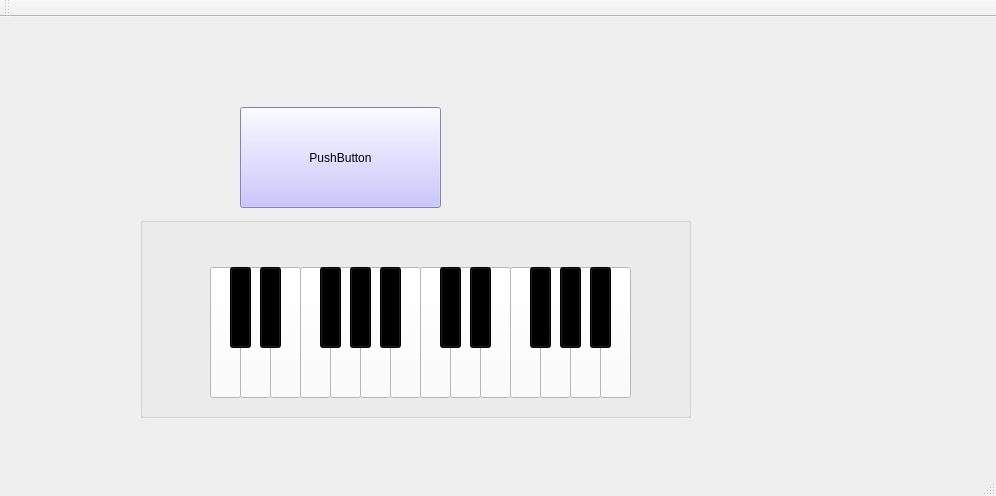
<?xml version="1.0" encoding="UTF-8"?>
<ui version="4.0">
 <class>MainWindow</class>
 <widget class="QMainWindow" name="MainWindow">
  <property name="geometry">
   <rect>
    <x>0</x>
    <y>0</y>
    <width>996</width>
    <height>496</height>
   </rect>
  </property>
  <property name="windowTitle">
   <string>MainWindow</string>
  </property>
  <widget class="QWidget" name="centralWidget">
   <widget class="QGroupBox" name="groupBox_2">
    <property name="geometry">
     <rect>
      <x>140</x>
      <y>200</y>
      <width>551</width>
      <height>201</height>
     </rect>
    </property>
    <property name="title">
     <string/>
    </property>
    <widget class="QPushButton" name="pushButton_21">
     <property name="geometry">
      <rect>
       <x>300</x>
       <y>50</y>
       <width>21</width>
       <height>81</height>
      </rect>
     </property>
     <property name="styleSheet">
      <string notr="true">background-color: rgb(0, 0, 0);
alternate-background-color: rgb(74, 74, 74);</string>
     </property>
     <property name="text">
      <string/>
     </property>
    </widget>
    <widget class="QPushButton" name="pushButton_15">
     <property name="geometry">
      <rect>
       <x>310</x>
       <y>50</y>
       <width>31</width>
       <height>131</height>
      </rect>
     </property>
     <property name="styleSheet">
      <string notr="true">background-color: rgb(255, 255, 255);
alternate-background-color: rgb(208, 208, 208);</string>
     </property>
     <property name="text">
      <string/>
     </property>
    </widget>
    <widget class="QPushButton" name="pushButton_23">
     <property name="geometry">
      <rect>
       <x>420</x>
       <y>50</y>
       <width>21</width>
       <height>81</height>
      </rect>
     </property>
     <property name="styleSheet">
      <string notr="true">background-color: rgb(0, 0, 0);
alternate-background-color: rgb(74, 74, 74);</string>
     </property>
     <property name="text">
      <string/>
     </property>
    </widget>
    <widget class="QPushButton" name="pushButton_5">
     <property name="geometry">
      <rect>
       <x>220</x>
       <y>50</y>
       <width>31</width>
       <height>131</height>
      </rect>
     </property>
     <property name="styleSheet">
      <string notr="true">background-color: rgb(255, 255, 255);
alternate-background-color: rgb(208, 208, 208);</string>
     </property>
     <property name="text">
      <string/>
     </property>
    </widget>
    <widget class="QPushButton" name="pushButton_17">
     <property name="geometry">
      <rect>
       <x>180</x>
       <y>50</y>
       <width>21</width>
       <height>81</height>
      </rect>
     </property>
     <property name="styleSheet">
      <string notr="true">background-color: rgb(0, 0, 0);
alternate-background-color: rgb(74, 74, 74);</string>
     </property>
     <property name="text">
      <string/>
     </property>
    </widget>
    <widget class="QPushButton" name="pushButton_11">
     <property name="geometry">
      <rect>
       <x>400</x>
       <y>50</y>
       <width>31</width>
       <height>131</height>
      </rect>
     </property>
     <property name="styleSheet">
      <string notr="true">background-color: rgb(255, 255, 255);
alternate-background-color: rgb(208, 208, 208);</string>
     </property>
     <property name="text">
      <string/>
     </property>
    </widget>
    <widget class="QPushButton" name="pushButton_19">
     <property name="geometry">
      <rect>
       <x>240</x>
       <y>50</y>
       <width>21</width>
       <height>81</height>
      </rect>
     </property>
     <property name="styleSheet">
      <string notr="true">background-color: rgb(0, 0, 0);
alternate-background-color: rgb(74, 74, 74);</string>
     </property>
     <property name="text">
      <string/>
     </property>
    </widget>
    <widget class="QPushButton" name="pushButton_3">
     <property name="geometry">
      <rect>
       <x>160</x>
       <y>50</y>
       <width>31</width>
       <height>131</height>
      </rect>
     </property>
     <property name="styleSheet">
      <string notr="true">background-color: rgb(255, 255, 255);
alternate-background-color: rgb(208, 208, 208);</string>
     </property>
     <property name="text">
      <string/>
     </property>
    </widget>
    <widget class="QPushButton" name="pushButton_7">
     <property name="geometry">
      <rect>
       <x>190</x>
       <y>50</y>
       <width>31</width>
       <height>131</height>
      </rect>
     </property>
     <property name="styleSheet">
      <string notr="true">background-color: rgb(255, 255, 255);
alternate-background-color: rgb(208, 208, 208);</string>
     </property>
     <property name="text">
      <string/>
     </property>
    </widget>
    <widget class="QPushButton" name="pushButton_8">
     <property name="geometry">
      <rect>
       <x>250</x>
       <y>50</y>
       <width>31</width>
       <height>131</height>
      </rect>
     </property>
     <property name="styleSheet">
      <string notr="true">background-color: rgb(255, 255, 255);
alternate-background-color: rgb(208, 208, 208);</string>
     </property>
     <property name="text">
      <string/>
     </property>
    </widget>
    <widget class="QPushButton" name="pushButton_2">
     <property name="geometry">
      <rect>
       <x>100</x>
       <y>50</y>
       <width>31</width>
       <height>131</height>
      </rect>
     </property>
     <property name="styleSheet">
      <string notr="true">background-color: rgb(255, 255, 255);
alternate-background-color: rgb(208, 208, 208);</string>
     </property>
     <property name="text">
      <string/>
     </property>
    </widget>
    <widget class="QPushButton" name="pushButton_14">
     <property name="geometry">
      <rect>
       <x>120</x>
       <y>50</y>
       <width>21</width>
       <height>81</height>
      </rect>
     </property>
     <property name="styleSheet">
      <string notr="true">background-color: rgb(0, 0, 0);
alternate-background-color: rgb(74, 74, 74);</string>
     </property>
     <property name="text">
      <string/>
     </property>
    </widget>
    <widget class="QPushButton" name="pushButton_16">
     <property name="geometry">
      <rect>
       <x>370</x>
       <y>50</y>
       <width>31</width>
       <height>131</height>
      </rect>
     </property>
     <property name="styleSheet">
      <string notr="true">background-color: rgb(255, 255, 255);
alternate-background-color: rgb(208, 208, 208);</string>
     </property>
     <property name="text">
      <string/>
     </property>
    </widget>
    <widget class="QPushButton" name="pushButton_18">
     <property name="geometry">
      <rect>
       <x>210</x>
       <y>50</y>
       <width>21</width>
       <height>81</height>
      </rect>
     </property>
     <property name="styleSheet">
      <string notr="true">background-color: rgb(0, 0, 0);
alternate-background-color: rgb(74, 74, 74);</string>
     </property>
     <property name="text">
      <string/>
     </property>
    </widget>
    <widget class="QPushButton" name="pushButton_9">
     <property name="geometry">
      <rect>
       <x>340</x>
       <y>50</y>
       <width>31</width>
       <height>131</height>
      </rect>
     </property>
     <property name="styleSheet">
      <string notr="true">background-color: rgb(255, 255, 255);
selection-color: rgb(29, 40, 255);
selection-background-color: rgb(82, 215, 255);
alternate-background-color: rgb(208, 208, 208);</string>
     </property>
     <property name="text">
      <string/>
     </property>
    </widget>
    <widget class="QPushButton" name="pushButton_4">
     <property name="geometry">
      <rect>
       <x>130</x>
       <y>50</y>
       <width>31</width>
       <height>131</height>
      </rect>
     </property>
     <property name="styleSheet">
      <string notr="true">background-color: rgb(255, 255, 255);
alternate-background-color: rgb(208, 208, 208);</string>
     </property>
     <property name="text">
      <string/>
     </property>
    </widget>
    <widget class="QPushButton" name="pushButton_6">
     <property name="geometry">
      <rect>
       <x>280</x>
       <y>50</y>
       <width>31</width>
       <height>131</height>
      </rect>
     </property>
     <property name="styleSheet">
      <string notr="true">background-color: rgb(255, 255, 255);
alternate-background-color: rgb(208, 208, 208);</string>
     </property>
     <property name="text">
      <string/>
     </property>
    </widget>
    <widget class="QPushButton" name="pushButton_20">
     <property name="geometry">
      <rect>
       <x>330</x>
       <y>50</y>
       <width>21</width>
       <height>81</height>
      </rect>
     </property>
     <property name="styleSheet">
      <string notr="true">background-color: rgb(0, 0, 0);
alternate-background-color: rgb(74, 74, 74);</string>
     </property>
     <property name="text">
      <string/>
     </property>
    </widget>
    <widget class="QPushButton" name="pushButton">
     <property name="geometry">
      <rect>
       <x>70</x>
       <y>50</y>
       <width>31</width>
       <height>131</height>
      </rect>
     </property>
     <property name="styleSheet">
      <string notr="true">background-color: rgb(255, 255, 255);
alternate-background-color: rgb(208, 208, 208);</string>
     </property>
     <property name="text">
      <string/>
     </property>
    </widget>
    <widget class="QPushButton" name="pushButton_24">
     <property name="geometry">
      <rect>
       <x>390</x>
       <y>50</y>
       <width>21</width>
       <height>81</height>
      </rect>
     </property>
     <property name="styleSheet">
      <string notr="true">background-color: rgb(0, 0, 0);
border-bottom-color: rgb(134, 227, 255);
selection-color: rgb(255, 255, 255);
border-color: rgb(255, 255, 255);
alternate-background-color: rgb(74, 74, 74);</string>
     </property>
     <property name="text">
      <string/>
     </property>
    </widget>
    <widget class="QPushButton" name="pushButton_22">
     <property name="geometry">
      <rect>
       <x>450</x>
       <y>50</y>
       <width>21</width>
       <height>81</height>
      </rect>
     </property>
     <property name="styleSheet">
      <string notr="true">background-color: rgb(0, 0, 0);
alternate-background-color: rgb(74, 74, 74);</string>
     </property>
     <property name="text">
      <string/>
     </property>
    </widget>
    <widget class="QPushButton" name="pushButton_10">
     <property name="geometry">
      <rect>
       <x>430</x>
       <y>50</y>
       <width>31</width>
       <height>131</height>
      </rect>
     </property>
     <property name="styleSheet">
      <string notr="true">background-color: rgb(255, 255, 255);
alternate-background-color: rgb(208, 208, 208);</string>
     </property>
     <property name="text">
      <string/>
     </property>
    </widget>
    <widget class="QPushButton" name="pushButton_13">
     <property name="geometry">
      <rect>
       <x>460</x>
       <y>50</y>
       <width>31</width>
       <height>131</height>
      </rect>
     </property>
     <property name="styleSheet">
      <string notr="true">background-color: rgb(255, 255, 255);
alternate-background-color: rgb(208, 208, 208);</string>
     </property>
     <property name="text">
      <string/>
     </property>
    </widget>
    <widget class="QPushButton" name="pushButton_12">
     <property name="geometry">
      <rect>
       <x>90</x>
       <y>50</y>
       <width>21</width>
       <height>81</height>
      </rect>
     </property>
     <property name="styleSheet">
      <string notr="true">background-color: rgb(0, 0, 0);
color: qlineargradient(spread:pad, x1:0, y1:0, x2:1, y2:0, stop:0 rgba(0, 0, 0, 255), stop:1 rgba(255, 255, 255, 255));
alternate-background-color: rgb(74, 74, 74);</string>
     </property>
     <property name="text">
      <string/>
     </property>
    </widget>
    <zorder>pushButton_13</zorder>
    <zorder>pushButton</zorder>
    <zorder>pushButton_4</zorder>
    <zorder>pushButton_5</zorder>
    <zorder>pushButton_6</zorder>
    <zorder>pushButton_3</zorder>
    <zorder>pushButton_8</zorder>
    <zorder>pushButton_9</zorder>
    <zorder>pushButton_11</zorder>
    <zorder>pushButton_16</zorder>
    <zorder>pushButton_10</zorder>
    <zorder>pushButton_7</zorder>
    <zorder>pushButton_15</zorder>
    <zorder>pushButton_2</zorder>
    <zorder>pushButton_21</zorder>
    <zorder>pushButton_23</zorder>
    <zorder>pushButton_17</zorder>
    <zorder>pushButton_19</zorder>
    <zorder>pushButton_14</zorder>
    <zorder>pushButton_18</zorder>
    <zorder>pushButton_20</zorder>
    <zorder>pushButton_24</zorder>
    <zorder>pushButton_22</zorder>
    <zorder>pushButton_12</zorder>
   </widget>
   <widget class="QPushButton" name="pushButton_25">
    <property name="geometry">
     <rect>
      <x>240</x>
      <y>90</y>
      <width>201</width>
      <height>101</height>
     </rect>
    </property>
    <property name="autoFillBackground">
     <bool>false</bool>
    </property>
    <property name="styleSheet">
     <string notr="true">
background-color: rgb(186, 181, 255);</string>
    </property>
    <property name="text">
     <string>PushButton</string>
    </property>
   </widget>
  </widget>
  <widget class="QMenuBar" name="menuBar">
   <property name="geometry">
    <rect>
     <x>0</x>
     <y>0</y>
     <width>996</width>
     <height>25</height>
    </rect>
   </property>
  </widget>
  <widget class="QToolBar" name="mainToolBar">
   <attribute name="toolBarArea">
    <enum>TopToolBarArea</enum>
   </attribute>
   <attribute name="toolBarBreak">
    <bool>false</bool>
   </attribute>
  </widget>
  <widget class="QStatusBar" name="statusBar"/>
 </widget>
 <layoutdefault spacing="6" margin="11"/>
 <resources/>
 <connections/>
</ui>
